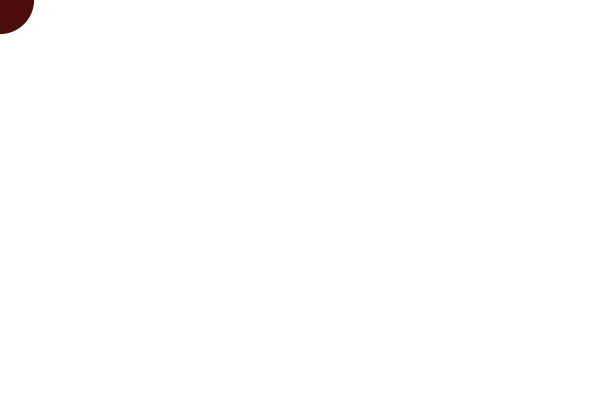
Frame 1 (no input)
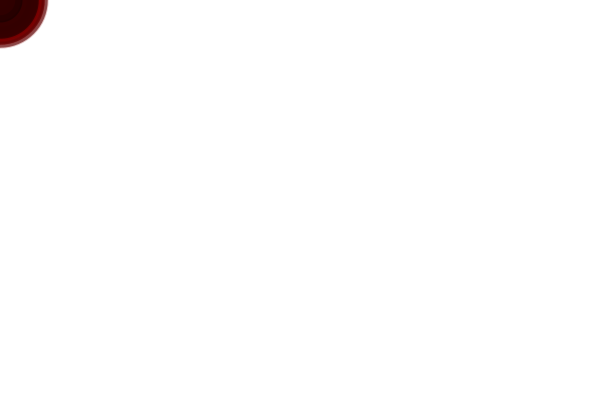
Frame 60 (the mouse pressed at the canvas centre just before this capture)
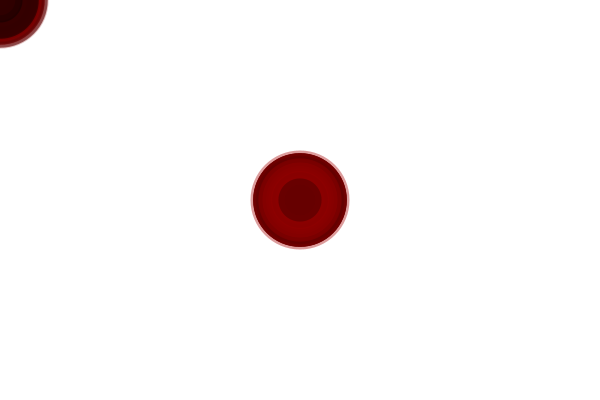
Frame 120 (the mouse held since frame 60 and released just before this capture)

The Processing sketch that drew these frames (run headless with seeded random() and noise(); from frame 60 on, the mouse is pressed at the canvas centre):

// Processing sketch: draw_circles
// ── draw_circles.pde
void setup() {
  size(600, 400);
  background(255);
  noStroke();
}

void draw() {
  float d = random(10, 100);
  fill(random(255), 0, 0, random(255));
  ellipse(mouseX, mouseY, d, d);
}
